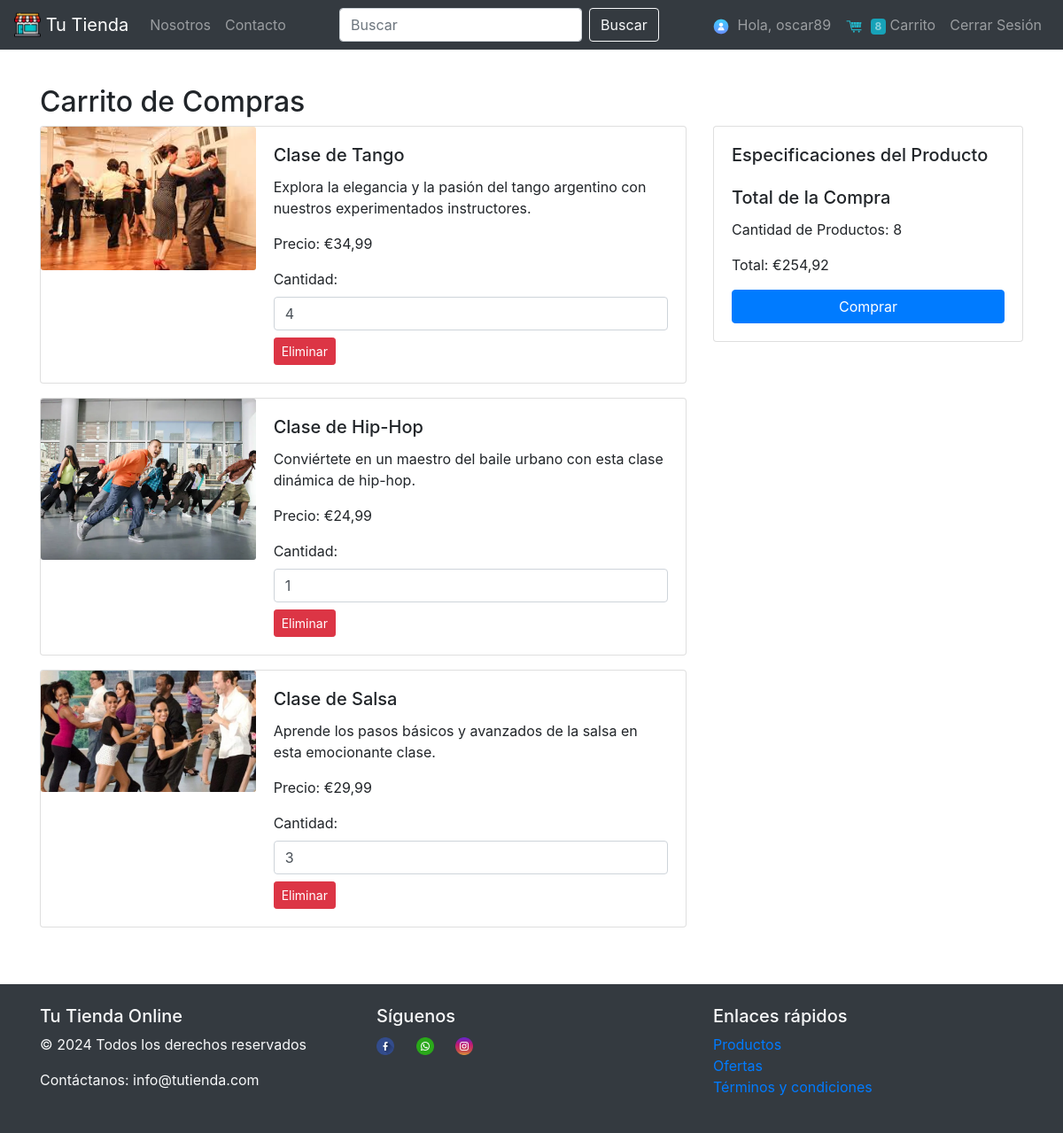
Screenshot of /carrito/ (signed in) with the database file from the repository.
### tienda/models.py (models this page shows, shortened)
class ItemCarrito(models.Model):
    carrito = models.ForeignKey(Carrito, on_delete=models.CASCADE)
    producto = models.ForeignKey(Producto, on_delete=models.CASCADE)
    cantidad = models.PositiveIntegerField(default=0)

class Producto(models.Model):
    nombre = models.CharField(max_length=100)
    precio = models.DecimalField(max_digits=10, decimal_places=2)
    descripcion = models.TextField()
    imagen = models.ImageField(upload_to="productos/", null=True, blank=True)

### tienda/views.py (the view, shortened to what this page needs)
# urls.py: path("carrito/", carrito, name="carrito"),
def carrito(request):
    carrito, creado = Carrito.objects.get_or_create(usuario=request.user)
    items = carrito.itemcarrito_set.all()
    cantidad_items = sum(item.cantidad for item in items)
    precio_total = sum(item.producto.precio * item.cantidad for item in items)
    return render(
        request,
        "carrito.html",
        {
            "items": items,
            "carrito": carrito,
            "cantidad_items": cantidad_items,
            "precio_total": precio_total,
        },
    )

### tienda/context_processors.py (called while the page is built)
def items_carrito(request):
    carrito = None
    creado = False
    if request.user.is_authenticated:
        carrito, creado = Carrito.objects.get_or_create(usuario=request.user)
    total_items_carrito = (
        carrito.itemcarrito_set.aggregate(Sum("cantidad"))["cantidad__sum"]
        if carrito
        else 0
    )
    return {
        "items_carrito": carrito.itemcarrito_set.all() if carrito else [],
        "carrito": carrito,
        "creado": creado,
        "total_items_carrito": total_items_carrito,
    }

### tienda/templates/carrito.html (shortened to what this page needs)
{% extends "base.html" %} {% block contenido%}
<div class="container mt-5">
  <h2>Carrito de Compras</h2>
  <div class="row">
    <div class="col-md-8">
      {% for item in items %}
      <div class="card mb-3">
        <div class="row no-gutters">
          <div class="col-md-4">
            <img
              src="{{ item.producto.imagen.url }}"
              class="card-img"
              alt="{{ item.producto.nombre }}"
            />
          </div>
          <div class="col-md-8">
            <div class="card-body">
              <h5 class="card-title">{{ item.producto.nombre }}</h5>
              <p class="card-text">{{ item.producto.descripcion }}</p>
              <p class="card-text">Precio: €{{ item.producto.precio }}</p>
              <label for="cantidad">Cantidad:</label>
              <input
                type="number"
                value="{{item.cantidad}}"
                min="1"
                class="form-control mb-2"
                id="cantidad"
              />
              <form method="POST" action="{% url 'carrito' %}">
                <button type="submit" class="btn btn-danger btn-sm">
                  Eliminar
                </button>
              </form>
            </div>
          </div>
        </div>
      </div>
      {% endfor %}
    </div>
    <div class="col-md-4">
      <div class="card">
        <div class="card-body">
          <h5 class="card-title">Especificaciones del Producto</h5>
          <h5 class="card-title mt-4">Total de la Compra</h5>
          <p class="card-text">Cantidad de Productos: {{ cantidad_items}}</p>
          <p class="card-text">Total: €{{ precio_total}}</p>
          <a href="#" class="btn btn-primary btn-block mt-3">Comprar</a>
        </div>
      </div>
    </div>
  </div>
</div>
{% endblock %}

### tienda/templates/base.html (shortened to what this page needs)
{% load static %}
<!DOCTYPE html>
<html lang="es">
  <head>
    <link
      rel="stylesheet"
      href="https://stackpath.bootstrapcdn.com/bootstrap/4.3.1/css/bootstrap.min.css"
    />
  </head>
  <body>
    <nav class="navbar navbar-expand-lg navbar-dark bg-dark fixed-top">
      <a class="navbar-brand" href="{% url 'index' %}">
        <img
          src="{% static 'images/tienda.png' %}"
          width="30"
          height="30"
          class="d-inline-block align-top"
          alt=""
        />
        Tu Tienda
      </a>
      <div class="collapse navbar-collapse" id="navbarNav">
        <ul class="navbar-nav mr-auto">
          <li class="nav-item">
            <a class="nav-link" href="{% url "nosotros"%}">Nosotros</a>
          </li>
          <li class="nav-item">
            <a class="nav-link" href="{% url "contacto" %}">Contacto</a>
          </li>
        </ul>
        <form class="form-inline my-2 my-lg-0" method="POST" action="{% url 'buscar' %}">
          <input
            class="form-control mr-sm-2"
            type="search"
            placeholder="Buscar"
            aria-label="Search"
            name="buscar"
          />
          <button class="btn btn-outline-light my-2 my-sm-0" type="submit">
            Buscar
          </button>
        </form>
        {% if user.is_authenticated %}
        <ul class="navbar-nav ml-auto">
          <li class="nav-item">
            <a class="nav-link" href="{% url 'user' %}">
              <img
                src="{% static 'images/user.png' %}"
                width="20"
                height="20"
                class="mr-1"
                alt=""
              />
              Hola, {{ request.user.username }}
            </a>
          </li>
          <li class="nav-item">
            <a class="nav-link" href="{% url "carrito" %}">
              <img
                src="{% static 'images/carrito.png' %}"
                width="20"
                height="20"
                class="mr-1"
                alt=""
              />
              <span class=" badge bg-info">
                    {{total_items_carrito}}
              </span>
              Carrito
            </a>
          </li>
          <li class="nav-item">
            <a class="nav-link" href="{% url 'cerrar' %}">Cerrar Sesión</a>
          </li>
        </ul>
        {%endif%}
      </div>
    </nav>
    <div class="container-fluid mt-4 pt-4 w-100 pr-0 pl-0 pb-4 mb-4">
            {% block contenido%}
            {% endblock %}
    </div>
    <footer class="bg-dark text-light py-4">
      <div class="container">
        <div class="row">
          <div class="col-md-4">
            <h5>Tu Tienda Online</h5>
            <p>&copy; 2024 Todos los derechos reservados</p>
            <p>Contáctanos: info@tutienda.com</p>
          </div>
          <div class="col-md-4">
            <h5>Síguenos</h5>
            <a href="#" class="text-light" title="Facebook">
              <img
              src="{% static 'images/facebook.png' %}"
              width="20"
              height="20"
              class="mr-1"
              alt=""
            />
            </a>
            <a href="#" class="text-light" title="Whatsapp">
              <img
              src="{% static 'images/whatsapp.png' %}"
              width="20"
              height="20"
              class="mr-1"
              alt=""
            />
            </a>
            <a href="#" class="text-light" title="Instagram">
              <img
              src="{% static 'images/instagram.png' %}"
              width="20"
              height="20"
              class="mr-1"
              alt=""
            />
            </a>
          </div>
          <div class="col-md-4">
            <h5>Enlaces rápidos</h5>
            <ul class="list-unstyled">
              <li><a href="#">Productos</a></li>
              <li><a href="#">Ofertas</a></li>
              <li><a href="#">Términos y condiciones</a></li>
            </ul>
          </div>
        </div>
      </div>
    </footer>
  </body>
</html>

### rows the page displays
ItemCarrito: producto.imagen (picture), producto.nombre "Clase de Tango", producto.descripcion "Explora la elegancia y la pasión del tango argentino con nuestros experimentados instructores.", producto.precio "34,99", cantidad "4"
ItemCarrito: producto.imagen (picture), producto.nombre "Clase de Hip-Hop", producto.descripcion "Conviértete en un maestro del baile urbano con esta clase dinámica de hip-hop.", producto.precio "24,99", cantidad "1"
ItemCarrito: producto.imagen (picture), producto.nombre "Clase de Salsa", producto.descripcion "Aprende los pasos básicos y avanzados de la salsa en esta emocionante clase.", producto.precio "29,99", cantidad "3"

### other values shown
{{ request.user.username }} "oscar89"
{{ total_items_carrito }} "8"
{{ cantidad_items }} "8"
{{ precio_total }} "254,92"
